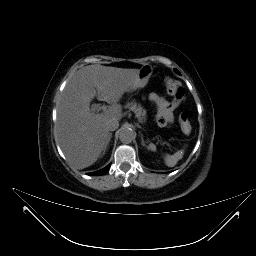
#> input picture images_dataset/img-1008.jpg, 256 x 256 px, found by its file name; its folder holds only this picture in this run
$ python data_preporcessing.py
#> lines starting #> are read from the running program, lines starting #| are printed output that depends on the picture; after the words box and inside, x2 and y2 are one past the last pixel; in counts of white or black regions, pixels touching at a corner belong together
import os
import random
from PIL import Image, ImageEnhance, ImageFilter
import numpy as np
import cv2

# Directories
input_dir = 'images_dataset'  # Folder containing your images
output_dir = 'output'         # Folder to save preprocessed images

# Create output directory if it doesn't exist
if not os.path.exists(output_dir):
    os.makedirs(output_dir)

# Function to preprocess image (resize and normalize)
def preprocess_image(image_path, target_size=(224, 224)):
    """
    Resize the image and normalize pixel values to [0, 1]
    """
#> called with image_path = 'images_dataset/img-1008.jpg', target_size = (224, 224)
    img = Image.open(image_path)  # Open image
#> img is the input picture: PIL image 256x256 RGB; min 0, max 255, mean 24.4
    img_resized = img.resize(target_size)  # Resize image
    img_array = np.array(img_resized) / 255.0  # Normalize pixel values
    return img_resized, img_array

# Data Augmentation Function
def augment_image(image):
    """
    Apply data augmentation techniques like flip, rotation, and brightness change
    """
    if random.random() > 0.5:
        image = image.transpose(Image.FLIP_LEFT_RIGHT)  # Flip horizontally

    if random.random() > 0.5:
        image = image.rotate(random.choice([90, 180, 270]))  # Random rotation

    enhancer = ImageEnhance.Brightness(image)
    image = enhancer.enhance(random.uniform(0.7, 1.3))  # Random brightness change

    return image

# Denoising (Gaussian blur)
def denoise_image(image):
    """
    Apply Gaussian blur to reduce image noise
    """
    img_array = np.array(image)  # Convert to numpy array
    img_denoised = cv2.GaussianBlur(img_array, (5, 5), 0)  # Apply Gaussian blur
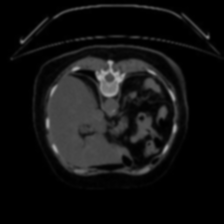
#> img_denoised: shape (224, 224, 3); min 0, max 177, mean 17.5
    return Image.fromarray(img_denoised)  # Convert back to image

# Contrast Enhancement (CLAHE)
def enhance_contrast(image):
    """
    Apply Contrast-Limited Adaptive Histogram Equalization (CLAHE) to enhance contrast.
    The image is first converted to RGB (if necessary) and then to grayscale before applying CLAHE.
    """
    img_array = np.array(image)  # Convert to numpy array

    # Ensure the image is in RGB format
    if len(img_array.shape) == 3:  # Check if the image has multiple channels
        if img_array.shape[2] == 4:  # Check for RGBA format
            img_array = cv2.cvtColor(img_array, cv2.COLOR_RGBA2RGB)  # Convert RGBA to RGB
        elif img_array.shape[2] == 3:  # Check for RGB format
            pass  # Already in RGB format, no need to convert
        else:
            raise ValueError("Unexpected number of channels in image: expected 3 (RGB) or 4 (RGBA).")
    elif len(img_array.shape) == 2:  # Grayscale image (single channel)
        img_gray = img_array
    else:
        raise ValueError("Unexpected image dimensions: expected 2 or 3 dimensions.")

    # Convert to grayscale if image is in RGB or RGBA
    if len(img_array.shape) == 3:
        img_gray = cv2.cvtColor(img_array, cv2.COLOR_RGB2GRAY)  # Convert to grayscale

    # Create CLAHE object with specified parameters
    clahe = cv2.createCLAHE(clipLimit=2.0, tileGridSize=(8, 8))  # Create CLAHE object
    img_enhanced = clahe.apply(img_gray)  # Apply CLAHE
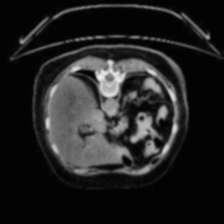
#> img_enhanced: shape (224, 224); min 1, max 239, mean 34

    # Convert back to a PIL image
    img_enhanced = Image.fromarray(img_enhanced)

    return img_enhanced
# Histogram Equalization
def equalize_histogram(image):
    """
    Apply histogram equalization to improve the overall contrast of the image.
    """
    img_array = np.array(image)  # Convert to numpy array
    img_eq = cv2.equalizeHist(img_array)  # Apply histogram equalization
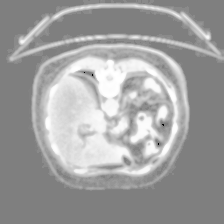
#> img_eq: shape (224, 224); min 0, max 255, mean 159.5
    return Image.fromarray(img_eq)  # Convert back to image

# Edge Detection (Canny)
def edge_detection(image):
    """
    Apply edge detection (Canny) to highlight boundaries of structures in the image.
    """
    img_array = np.array(image)
    edges = cv2.Canny(img_array, 100, 200)  # Apply Canny edge detection
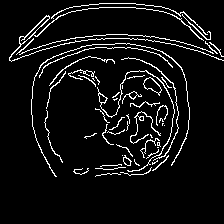
#> edges: shape (224, 224); 6.8% white in thin lines or dots, all inside (x1, y1, x2, y2) = (9, 3, 224, 177)
    return Image.fromarray(edges)  # Convert back to image

# Padding (To Maintain Aspect Ratio)
def pad_image(image, target_size=(224, 224)):
    """
    Apply padding to maintain aspect ratio when resizing.
    """
#> called with target_size = (224, 224)
    img_resized = image.resize(target_size)  # Resize image
    img_padded = Image.new('RGB', target_size, (0, 0, 0))  # Create black padding
#> img_padded: PIL image 224x224 RGB; every value is 0
    img_padded.paste(img_resized, (0, 0))  # Paste resized image on top of padding
    return img_padded

# Random Zoom
def random_zoom(image):
    """
    Randomly zoom into the image to simulate different focal lengths.
    """
    zoom_factor = random.uniform(1.0, 1.2)  # Random zoom factor between 1.0 and 1.2
    img_zoomed = image.resize((int(image.width * zoom_factor), int(image.height * zoom_factor)))
    img_zoomed = img_zoomed.resize((224, 224))  # Resize back to target size
#> img_zoomed: PIL image 224x224 RGB
    return img_zoomed

# Rotation
def rotate_image(image):
    """
    Apply random rotation (90, 180, or 270 degrees) to the image.
    """
    return image.rotate(random.choice([90, 180, 270]))  # Random rotation

# Random Shifting (Translation)
def shift_image(image):
    """
    Randomly shift the image along x and y axes to simulate slight movements.
    """
    width, height = image.size
#> width = 224; height = 224
    x_translation = random.randint(-10, 10)
    y_translation = random.randint(-10, 10)
    img_translated = image.transform((width, height), Image.AFFINE, (1, 0, x_translation, 0, 1, y_translation))
    return img_translated

# Inversion (Negative Imaging)
def invert_image(image):
    """
    Invert the image to simulate contrast inversion.
    """
    return Image.eval(image, lambda x: 255 - x)  # Invert the image pixel values
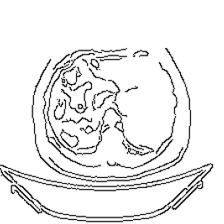
#> returned value: PIL image 224x224 RGB; min 6, max 255, mean 236.3

# Adding Gaussian Noise
def add_noise(image):
    """
    Add Gaussian noise to the image to simulate noisy medical images.
    """
    img_array = np.array(image)
    mean = 0
    sigma = 25
    gauss = np.random.normal(mean, sigma, img_array.shape)
    noisy_img = img_array + gauss
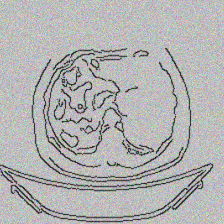
#> noisy_img: shape (224, 224, 3) float64; mean R, G, B 236.3, 236.6, 236.4; drawn with min black and max white
    noisy_img = np.clip(noisy_img, 0, 255)  # Clip the values to stay within valid range
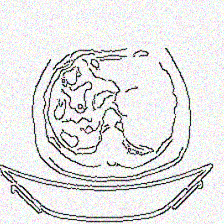
#> noisy_img: shape (224, 224, 3) float64; mean R, G, B 228.2, 228.3, 228.2
    return Image.fromarray(noisy_img.astype('uint8'))

# Function to process and save images
def process_images(input_dir, output_dir, target_size=(224, 224), augment=True, denoise=True, enhance=True):
    """
    Process all images in the input directory, apply the techniques, and save them
    """
    processed_count = 0

    # Loop through all files in the input directory
    for idx, filename in enumerate(os.listdir(input_dir), start=1):
        if filename.endswith((".png", ".jpg", ".jpeg")):  # Only process image files
            image_path = os.path.join(input_dir, filename)

            # Preprocess the image (resize and normalize)
            img_resized, img_array = preprocess_image(image_path, target_size)

            # Apply data augmentation if required
            if augment:
                img_resized = augment_image(img_resized)  # Data Augmentation

            # Apply denoising if required
            if denoise:
                img_resized = denoise_image(img_resized)  # Denoising

            # Apply contrast enhancement if required
            if enhance:
                img_resized = enhance_contrast(img_resized)  # Contrast Enhancement

            # Apply histogram equalization
            img_resized = equalize_histogram(img_resized)

            # Apply edge detection (Canny)
            img_resized = edge_detection(img_resized)

            # Apply padding to maintain aspect ratio
            img_resized = pad_image(img_resized)

            # Apply random zoom
            img_resized = random_zoom(img_resized)

            # Apply random rotation
            img_resized = rotate_image(img_resized)

            # Apply random shifting (translation)
            img_resized = shift_image(img_resized)

            # Apply inversion (negative imaging)
            img_resized = invert_image(img_resized)

            # Apply Gaussian noise (optional)
            img_resized = add_noise(img_resized)

            # Save the processed image
            output_image_path = os.path.join(output_dir, f"img-{idx}.png")
            img_resized.save(output_image_path)  # Save resized image

            # Optionally, save the numpy array as .npy file
            np.save(output_image_path.replace('.png', '.npy'), img_array)

            processed_count += 1
            print(f"Processed and saved: img-{idx}.png")

    print(f"Data preprocessing complete! Processed {processed_count} images.")

# Run preprocessing
process_images(input_dir, output_dir, target_size=(224, 224), augment=True, denoise=True, enhance=True)

$ run again, on images_dataset/img-1069.png
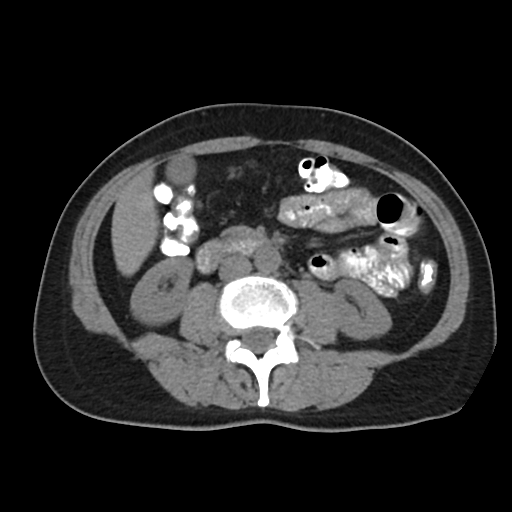
#> input picture images_dataset/img-1069.png, 512 x 512 px, found by its file name
#> in preprocess_image, img is the input picture: PIL image 512x512 L; min 0, max 255, mean 42.9
#> in edge_detection, `edges = cv2.Canny(img_array, 100, 200)`:
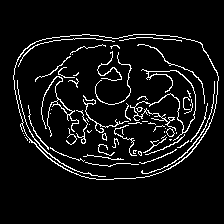
#> edges: shape (224, 224); 6.9% white in thin lines or dots, all inside (x1, y1, x2, y2) = (13, 34, 219, 180)
#> in add_noise, `noisy_img = np.clip(noisy_img, 0, 255)`:
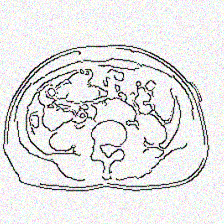
#> noisy_img: shape (224, 224, 3) float64; mean R, G, B 228, 228.1, 228

$ run again, on images_dataset/img-1078.jpg
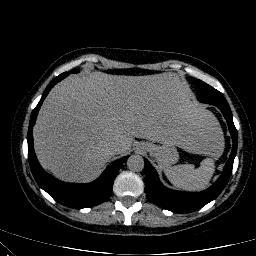
#> input picture images_dataset/img-1078.jpg, 256 x 256 px, found by its file name
#> in preprocess_image, img is the input picture: PIL image 256x256 RGB; min 0, max 255, mean 46.8
#> in edge_detection, `edges = cv2.Canny(img_array, 100, 200)`:
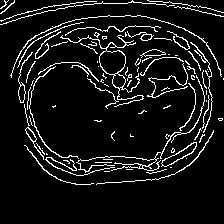
#> edges: shape (224, 224); 8.3% white in thin lines or dots, all inside (x1, y1, x2, y2) = (0, 0, 224, 185)
#> in add_noise, `noisy_img = np.clip(noisy_img, 0, 255)`:
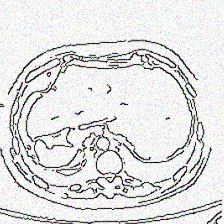
#> noisy_img: shape (224, 224, 3) float64; mean R, G, B 224.5, 224.7, 224.6

$ run again, on images_dataset/img-1133.jpg
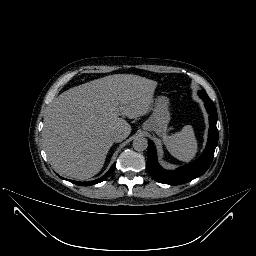
#> input picture images_dataset/img-1133.jpg, 256 x 256 px, found by its file name
#> in preprocess_image, img is the input picture: PIL image 256x256 RGB; min 0, max 255, mean 32
#> edges: shape (224, 224); 6.9% white in thin lines or dots, all inside (x1, y1, x2, y2) = (1, 2, 222, 176)
#> in add_noise, `noisy_img = np.clip(noisy_img, 0, 255)`:
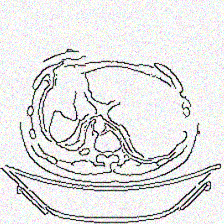
#> noisy_img: shape (224, 224, 3) float64; mean R, G, B 227.9, 228.1, 228
